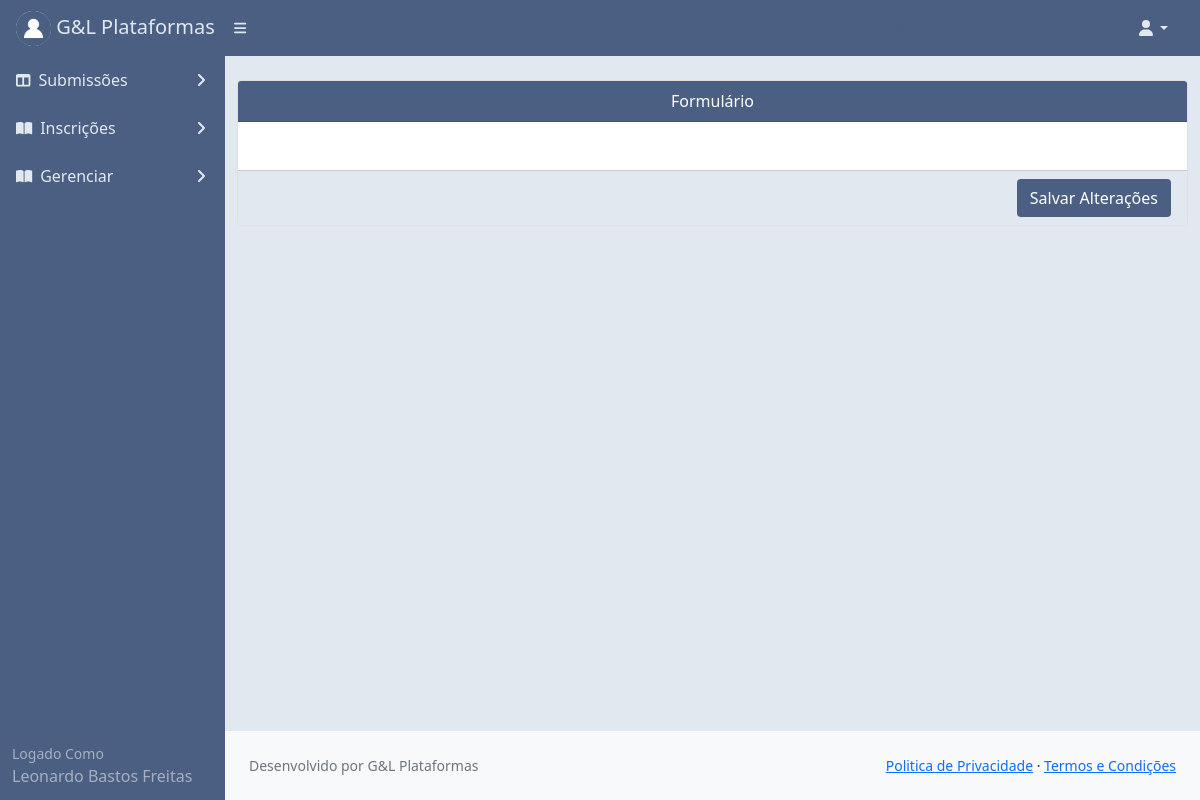
The page /editarformulario/?id=7 (signed in) on the database as committed earlier.
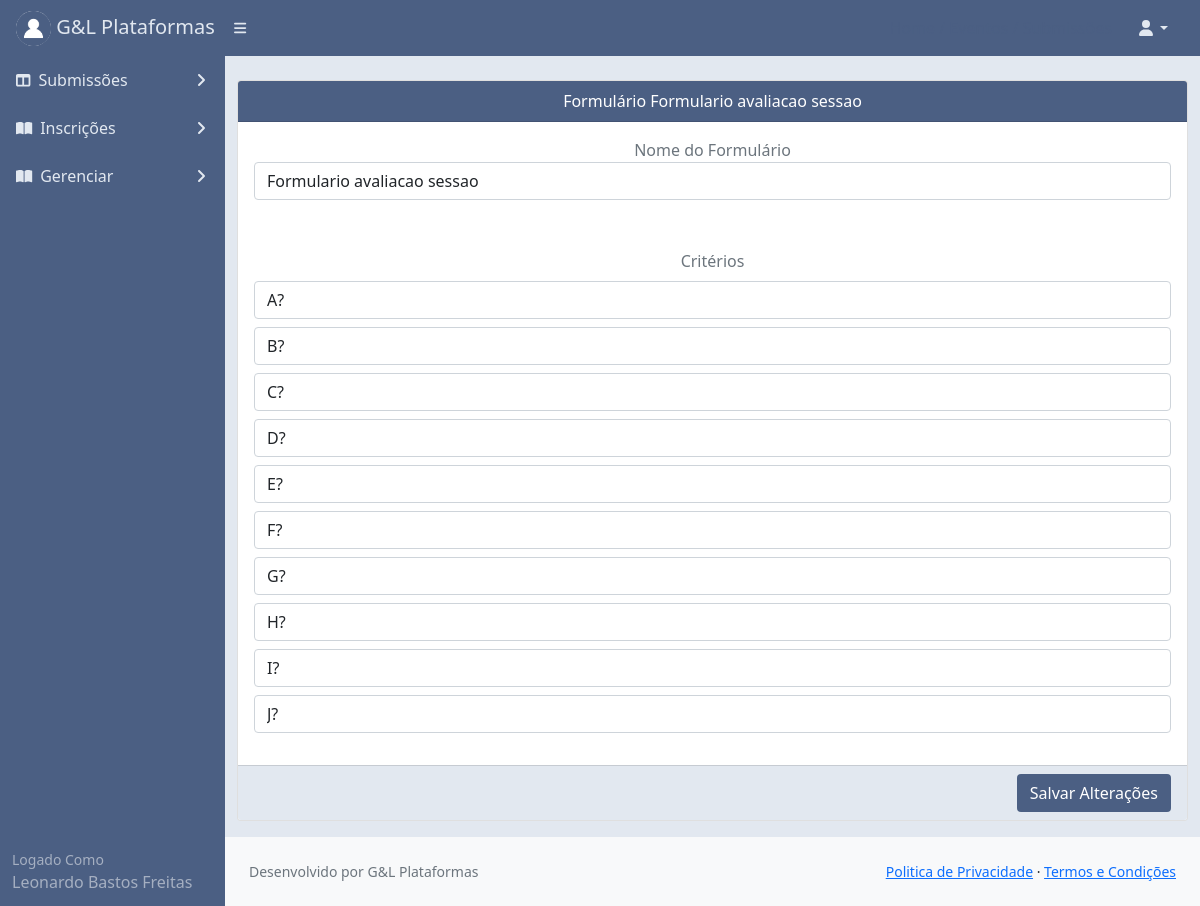
The same page on the database as committed later.
### core/models.py (models this page shows)
class Usuariocd(models.Model):
    cpf = models.CharField(max_length=11)
    nome = models.CharField(max_length=300)
    cep = models.CharField(max_length=8)
    nascimento = models.DateField()
    email = models.EmailField()
    endereco = models.CharField(max_length=500)
    cidade = models.CharField(max_length=150)
    bairro = models.CharField(max_length=150)
    pais = models.CharField(max_length=150)
    instituicao = models.CharField(max_length=150)
    cmp = models.CharField(max_length=3)
    categ = models.CharField(max_length=150)
    cinfo = models.CharField(max_length=3)
    gestor_plataforma = models.CharField(max_length=3)
    autor = models.CharField(max_length=3)
    avaliador = models.CharField(max_length=3)
    lider = models.CharField(max_length=3)
    id_usuario = models.BigIntegerField()
    contato = models.BigIntegerField(null=True)
    perfil = models.FileField(upload_to='')

class Formulario(models.Model):
    c1 = models.CharField(max_length=500)
    c2 = models.CharField(max_length=500)
    c3 = models.CharField(max_length=500)
    c4 = models.CharField(max_length=500)
    c5 = models.CharField(max_length=500)
    c6 = models.CharField(max_length=500)
    c7 = models.CharField(max_length=500)
    c8 = models.CharField(max_length=500)
    c9 = models.CharField(max_length=500)
    c10 = models.CharField(max_length=500)
    id_evento = models.BigIntegerField()
    nome_formulario = models.CharField(max_length=150)
    data_cadastro = models.DateTimeField(auto_now=True)

### core/views.py (the view)
# urls.py: path('editarformulario/', views.editarformulario),
@login_required(login_url='/login/')
def editarformulario(request):
    id = request.GET.get('id')
    meuid = User.objects.filter(username=request.user)
    for m in meuid:
        mid = m.id
    usuarios = Usuariocd.objects.filter(id_usuario=mid)
    formulario = Formulario.objects.filter(id=id)
    dados = {'usuarios': usuarios,
             'id': id,
             'formulario':formulario
             }
    return render(request, 'editarformulario.html', dados)

### templates/editarformulario.html (shortened to what this page needs)
{% extends 'base.html' %}
{% load static %}
{% block content %}
<div id="layoutSidenav_content" style="background:#e2e8f0;">
                <main>
<div class="container-fluid">
   <div class="row">
     <div class="col-sm-12 mb-3 mt-4">
       <div class="card h-100">
                  <div class="card-header text-center text-white" style="background:#4B5F83;">
                        Formulário {% for formulario in formulario %}{{formulario.nome_formulario}} {% endfor %}
                    </div>
               <form method="POST" action="/salvarformulario/?id={{id}}">{% csrf_token %}
                <div class="card-body">
                  <div class="d-flex flex-column align-items-center text-center col-12">
                        <p class="text-secondary col-12">
                                                {% for formulario in formulario %}
                                                <label>Nome do Formulário</label>
                                                <input name="nome" class="form-control col-12" value="{{formulario.nome_formulario}}">
                                                <label class="text-secondary">Critérios</label>
                                                <input name="c1" class="form-control col-12 mt-2" value="{{formulario.c1}}">
                                                <input name="c2" class="form-control col-12 mt-2" value="{{formulario.c2}}">
                                                <input name="c3" class="form-control col-12 mt-2" value="{{formulario.c3}}">
                                                <input name="c4" class="form-control col-12 mt-2" value="{{formulario.c4}}">
                                                <input name="c5" class="form-control col-12 mt-2" value="{{formulario.c5}}">
                                                <input name="c6" class="form-control col-12 mt-2" value="{{formulario.c6}}">
                                                <input name="c7" class="form-control col-12 mt-2" value="{{formulario.c7}}">
                                                <input name="c8" class="form-control col-12 mt-2" value="{{formulario.c8}}">
                                                <input name="c9" class="form-control col-12 mt-2" value="{{formulario.c9}}">
                                                <input name="c10" class="form-control col-12 mt-2" value="{{formulario.c10}}">
                                                {% endfor %}
                        </p>
                  </div>
                </div>
                   <div class="card-footer" align="right" style="background:#e2e8f0;">
                       <input type="submit"
                              class="btn text-white"
                              value="Salvar Alterações"
                       style="background:#4B5F83;">
                   </div>
                     </form>
              </div>
      </div>
                </div>
            </div>
                </main>
                <footer class="py-4 bg-light mt-auto">
                    <div class="container-fluid px-4">
                        <div class="d-flex align-items-center justify-content-between small">
                            <div class="text-muted">Desenvolvido por G&L Plataformas</div>
                            <div>
                                <a href="#">Politica de Privacidade</a>
                                &middot;
                                <a href="#">Termos e Condições</a>
                            </div>
                        </div>
                    </div>
                </footer>
            </div>
{% endblock %}

### templates/base.html (shortened to what this page needs)
{% load static %}
<!DOCTYPE html>
<html lang="pt-br">
    <head>
        <link href={% static "css/styles.css" %} rel="stylesheet" />
    </head>
    <body>
        <nav class="sb-topnav navbar navbar-expand navbar-dark" style="background:#4B5F83;">
            <a class="navbar-brand ps-3" href="#" style="color:#e2e8f0;">
                {% for usuarios in usuarios %}
                <img src="/media/{{usuarios.perfil}}"
                     alt="Admin"
                     class="rounded-circle"
                     width="35" height="35"> G&L Plataformas
                {% endfor %}
            </a>
            <button class="btn btn-link btn-sm order-1 order-lg-0 me-4 me-lg-0" id="sidebarToggle" href="#!"><i class="fas fa-bars" style="color:#e2e8f0;"></i></button>
            <form class="d-none d-md-inline-block form-inline ms-auto me-0 me-md-3 my-2 my-md-0">
                <a href="#" style="text-decoration:none; color:#4B5F83;">
                </a>
                <a href="#" style="text-decoration:none; color:#4B5F83;">
                </a>
                <a href="/submissoes/" style="text-decoration:none; color:#4B5F83;">
                </a>
            </form>
            <ul class="navbar-nav ms-auto ms-md-0 me-3 me-lg-4">
                <li class="nav-item dropdown">
                    <a class="nav-link dropdown-toggle" id="navbarDropdown" href="#" role="button" data-bs-toggle="dropdown" aria-expanded="false" style="color:#e2e8f0;"><i class="fas fa-user fa-fw"></i></a>
                </li>
            </ul>
        </nav>
        <div id="layoutSidenav">
            <div id="layoutSidenav_nav" >
                <nav class="sb-sidenav accordion sb-sidenav-dark" id="sidenavAccordion" >
                    <div class="sb-sidenav-menu" style="background:#4B5F83;">
                        <div class="nav">
                            <a class="nav-link collapsed" href="#" data-bs-toggle="collapse" data-bs-target="#collapseLayouts" aria-expanded="false" aria-controls="collapseLayouts">
                                <div class="sb-nav-link-icon" style="color:#e2e8f0;"><i class="fas fa-columns"></i></div>
                               <div style="color:#e2e8f0;">Submissões</div>
                                <div class="sb-sidenav-collapse-arrow" style="color:#e2e8f0;"><i class="fas fa-angle-down"></i></div>
                            </a>
                             <a class="nav-link collapsed" href="#" data-bs-toggle="collapse" data-bs-target="#pagesCollapseAuth" aria-expanded="false" aria-controls="pagesCollapseAuth">
                                        <div class="sb-nav-link-icon" style="color:#e2e8f0;"><i class="fas fa-book-open"></i></div>
                                        <div style="color:#e2e8f0;">Inscrições</div>
                                        <div class="sb-sidenav-collapse-arrow" style="color:#e2e8f0;"><i class="fas fa-angle-down"></i></div>
                                    </a>
                            <a class="nav-link collapsed" href="#" data-bs-toggle="collapse" data-bs-target="#collapsePages" aria-expanded="false" aria-controls="collapsePages">
                                <div class="sb-nav-link-icon" style="color:#e2e8f0;"><i class="fas fa-book-open"></i></div>
                                <div style="color:#e2e8f0;">Gerenciar</div>
                                <div class="sb-sidenav-collapse-arrow" style="color:#e2e8f0;"><i class="fas fa-angle-down"></i></div>
                            </a>
                        </div>
                    </div>
                    <div class="sb-sidenav-footer" style="background:#4B5F83;">
                        <div class="small" >Logado Como</div>
                        {% for usuarios in usuarios %}
                        {{usuarios.nome}}
                        {% endfor %}
                    </div>
                </nav>
            </div>
{% block content %}{% endblock %}
    </body>
</html>

Rows that differ between the two databases and show on the page:
added Formulario: nome_formulario "Formulario avaliacao sessao", nome "Formulario avaliacao sessao", c1 "A?", c2 "B?", c3 "C?", c4 "D?", c5 "E?", c6 "F?", c7 "G?", c8 "H?", c9 "I?", c10 "J?"
